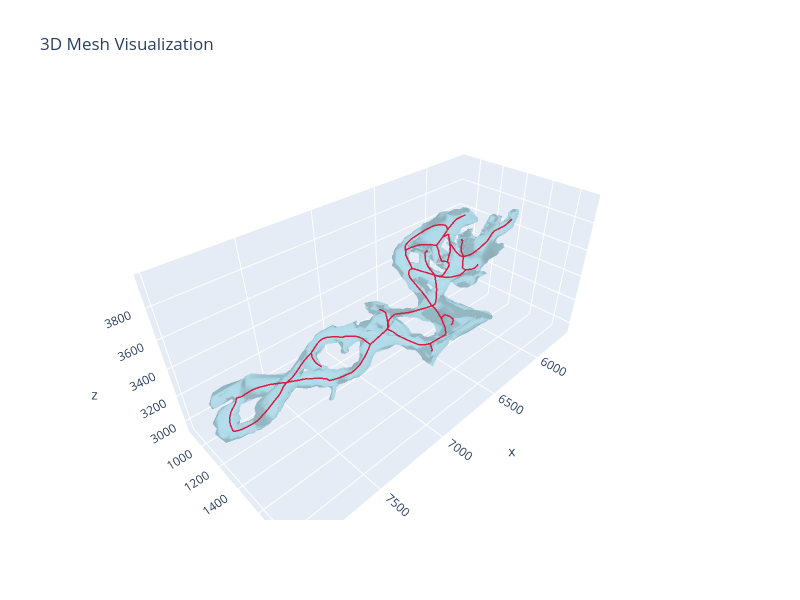

Notebook code cell kept with this figure:
### Code cell
spine_idx = 1
mcf_qst = 0.5
mcf_mcst = 5
obj_name = f"TS{spine_idx}"
polylines_name = f"TS{spine_idx}_qst{mcf_qst}_mcst{mcf_mcst}"
mm = MeshManager(mesh_path=f"../data/mesh/processed/{obj_name}.obj")
raw_skeleton = SkeletonGraph.from_txt(
    f"../data/mcf_skeletons/{polylines_name}.polylines.txt"
)
raw_skeleton.prune_short_branches_inplace(min_length_percentile=20)
mm.visualize_mesh_3d(skel=raw_skeleton)

### Figure 1 — Plotly figure (JSON) as saved in the notebook; plotly's stock layout.template omitted (floating-point values rounded to 4 significant figures; data arrays with more than 128 entries replaced by an {"elided": "..."} marker saying what was removed)
{"data": [{"color": "lightblue", "i": {"elided": "4788 int values"}, "j": {"elided": "4788 int values"}, "k": {"elided": "4788 int values"}, "name": "Mesh", "opacity": 0.8, "type": "mesh3d", "x": {"elided": "2378 float values"}, "y": {"elided": "2378 float values"}, "z": {"elided": "2378 float values"}}, {"line": {"color": "crimson", "width": 3}, "mode": "lines", "name": "Skeleton 0", "opacity": 0.95, "showlegend": false, "type": "scatter3d", "x": {"elided": "1110 float values"}, "y": {"elided": "1110 float values"}, "z": {"elided": "1110 float values"}}], "layout": {"autosize": false, "height": 600, "scene": {"aspectmode": "data", "xaxis": {"visible": true}, "yaxis": {"visible": true}, "zaxis": {"visible": true}}, "title": {"text": "3D Mesh Visualization"}, "width": 800}}
